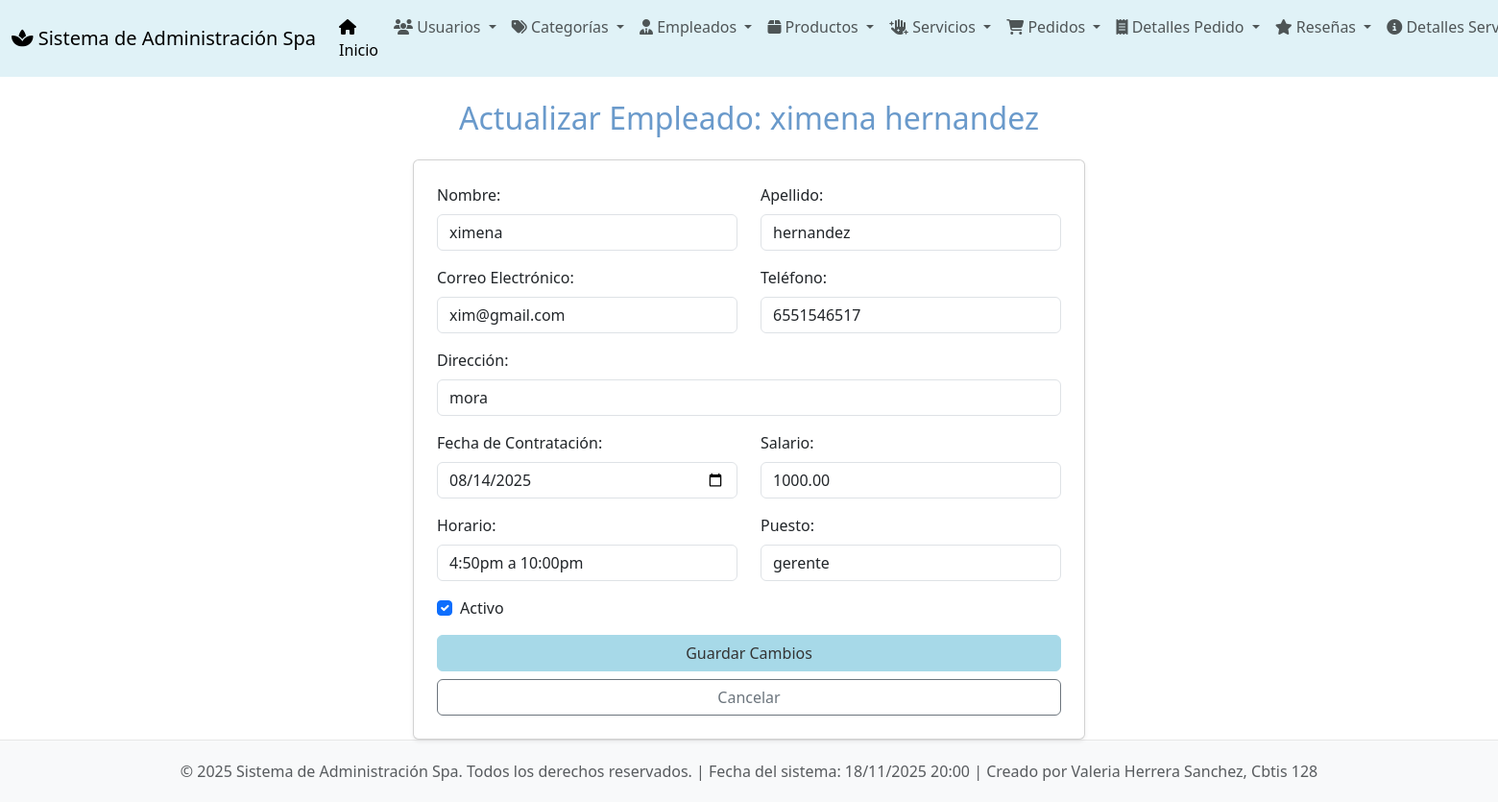
Screenshot of /empleados/actualizar/2/ with the database file from the repository.
### app_Spa/models.py (models this page shows, shortened)
class Empleados(models.Model):
    id_empleado = models.AutoField(primary_key=True, unique=True)
    nombre = models.CharField(max_length=20)
    apellido = models.CharField(max_length=50)
    correo = models.EmailField(max_length=100)
    telefono = models.CharField(max_length=20)
    direccion = models.CharField(max_length=25)
    fecha_contratacion = models.CharField(max_length=15)
    salario = models.DecimalField(max_digits=10, decimal_places=2)
    horario = models.CharField(max_length=50)
    activo = models.BooleanField(default=True)
    puesto = models.CharField(max_length=50)

### app_Spa/views.py (the view, shortened to what this page needs)
# urls.py: path('empleados/actualizar/<int:id_empleado>/', views.actualizar_empleado, name='actualizar_empleado'),
def actualizar_empleado(request, id_empleado):
    empleado = get_object_or_404(Empleados, pk=id_empleado)
    return render(request, 'empleados/actualizar_empleado.html', {'empleado': empleado})

### app_Spa/templates/empleados/actualizar_empleado.html (shortened to what this page needs)
{% extends 'base.html' %}
{% block content %}
<h2 class="mb-4 text-center" style="color: #6a9acb;">Actualizar Empleado: {{ empleado.nombre }} {{ empleado.apellido }}</h2>
<div class="card p-4 shadow-sm mx-auto" style="max-width: 700px;">
    <form method="post">
        <div class="row">
            <div class="col-md-6 mb-3">
                <label for="nombre" class="form-label">Nombre:</label>
                <input type="text" class="form-control" id="nombre" name="nombre" value="{{ empleado.nombre }}" required>
            </div>
            <div class="col-md-6 mb-3">
                <label for="apellido" class="form-label">Apellido:</label>
                <input type="text" class="form-control" id="apellido" name="apellido" value="{{ empleado.apellido }}" required>
            </div>
        </div>
        <div class="row">
            <div class="col-md-6 mb-3">
                <label for="correo" class="form-label">Correo Electrónico:</label>
                <input type="email" class="form-control" id="correo" name="correo" value="{{ empleado.correo }}" required>
            </div>
            <div class="col-md-6 mb-3">
                <label for="telefono" class="form-label">Teléfono:</label>
                <input type="text" class="form-control" id="telefono" name="telefono" value="{{ empleado.telefono }}">
            </div>
        </div>
        <div class="mb-3">
            <label for="direccion" class="form-label">Dirección:</label>
            <input type="text" class="form-control" id="direccion" name="direccion" value="{{ empleado.direccion }}">
        </div>
        <div class="row">
            <div class="col-md-6 mb-3">
                <label for="fecha_contratacion" class="form-label">Fecha de Contratación:</label>
                <input type="date" class="form-control" id="fecha_contratacion" name="fecha_contratacion" value="{{ empleado.fecha_contratacion }}">
            </div>
            <div class="col-md-6 mb-3">
                <label for="salario" class="form-label">Salario:</label>
                <input type="number" step="0.01" class="form-control" id="salario" name="salario" value="{{ empleado.salario }}" required>
            </div>
        </div>
        <div class="row">
            <div class="col-md-6 mb-3">
                <label for="horario" class="form-label">Horario:</label>
                <input type="text" class="form-control" id="horario" name="horario" value="{{ empleado.horario }}">
            </div>
            <div class="col-md-6 mb-3">
                <label for="puesto" class="form-label">Puesto:</label>
                <input type="text" class="form-control" id="puesto" name="puesto" value="{{ empleado.puesto }}" required>
            </div>
        </div>
        <div class="form-check mb-3">
            <input type="checkbox" class="form-check-input" id="activo" name="activo" {% if empleado.activo %}checked{% endif %}>
            <label class="form-check-label" for="activo">Activo</label>
        </div>
        <div class="d-grid gap-2">
            <button type="submit" class="btn btn-primary">Guardar Cambios</button>
            <a href="{% url 'ver_empleados' %}" class="btn btn-outline-secondary">Cancelar</a>
        </div>
    </form>
</div>
{% endblock %}

### app_Spa/templates/base.html (style rules this page uses)
body { display: flex; flex-direction: column; min-height: 100vh; }
.btn-primary { background-color: #a7d9e8; border-color: #a7d9e8; color: #333; }

### rows the page displays
Empleados: nombre "ximena", apellido "hernandez", correo "xim@gmail.com", telefono "6551546517", direccion "mora", fecha_contratacion "08/14/2025", salario "1000.00", horario "4:50pm a 10:00pm", puesto "gerente", activo "☑"
